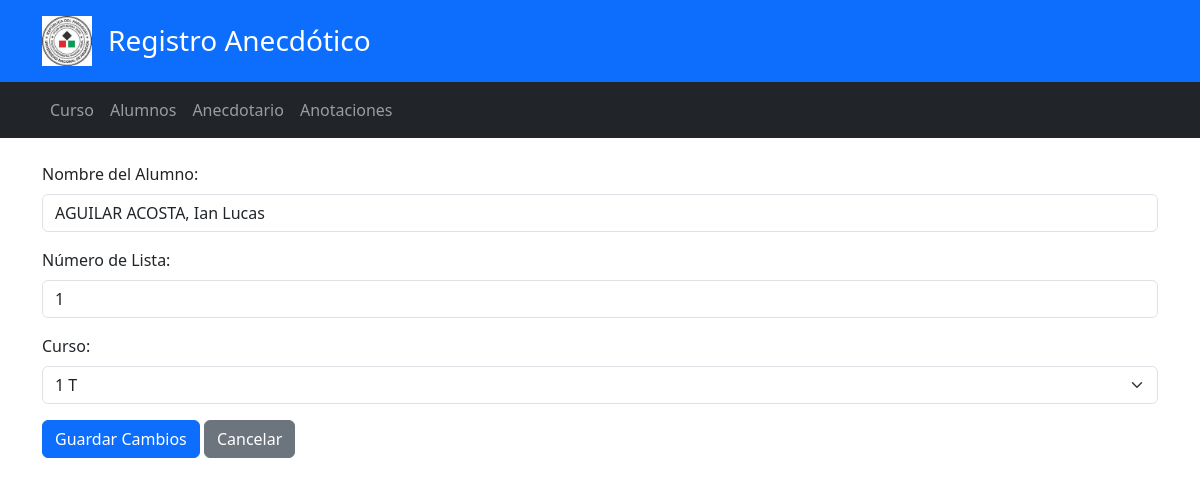
Screenshot of /admin/alumnos/editar/1 with the database file from the repository.
### models.py (models this page shows)
class Alumno(db.Model):
    __tablename__ = 'alumno'
    id = db.Column(db.Integer, primary_key=True)
    nombre = db.Column(db.String(100), nullable=False)
    nro_lista = db.Column(db.Integer)
    curso = db.Column(db.Integer, db.ForeignKey('curso.id_curso'))

class Curso(db.Model):
    __tablename__ = 'curso'
    id_curso = db.Column(db.Integer, primary_key=True)
    nombre_curso = db.Column(db.String(100), nullable=False)
    alumnos = db.relationship('Alumno', backref='curso_rel', lazy=True)

### app.py (the view)
@app.route('/admin/alumnos/editar/<int:id>', methods=['GET', 'POST'])
def editar_alumno(id):
    alumno = Alumno.query.get_or_404(id)
    if request.method == 'POST':
        alumno.nombre = request.form.get('nombre')
        alumno.nro_lista = request.form.get('nro_lista')
        alumno.curso = request.form.get('id_curso')
        db.session.commit()
        return redirect(url_for('admin_alumnos'))
    cursos = Curso.query.all()
    return render_template('editar_alumno.html', alumno=alumno, cursos=cursos)

### templates/editar_alumno.html (shortened to what this page needs)
{% extends 'base.html' %}
{% block content %}
<form method="POST">
    <div class="mb-3">
        <label class="form-label">Nombre del Alumno:</label>
        <input type="text" name="nombre" class="form-control" value="{{ alumno.nombre }}" required>
    </div>
    <div class="mb-3">
        <label class="form-label">Número de Lista:</label>
        <input type="number" name="nro_lista" class="form-control" value="{{ alumno.nro_lista }}" required>
    </div>
    <div class="mb-3">
        <label class="form-label">Curso:</label>
        <select name="id_curso" class="form-select" required>
            {% for curso in cursos %}
            <option value="{{ curso.id_curso }}" {% if curso.id_curso == alumno.curso %}selected{% endif %}>
                {{ curso.nombre_curso }}
            </option>
            {% endfor %}
        </select>
    </div>
     <button type="submit" class="btn btn-primary">Guardar Cambios</button>
    <a href="{{ url_for('admin_alumnos') }}" class="btn btn-secondary">Cancelar</a>
</form>
{% endblock %}

### rows the page displays
Alumno: nombre "AGUILAR ACOSTA, Ian Lucas", nro_lista "1", id_curso "1 T"
